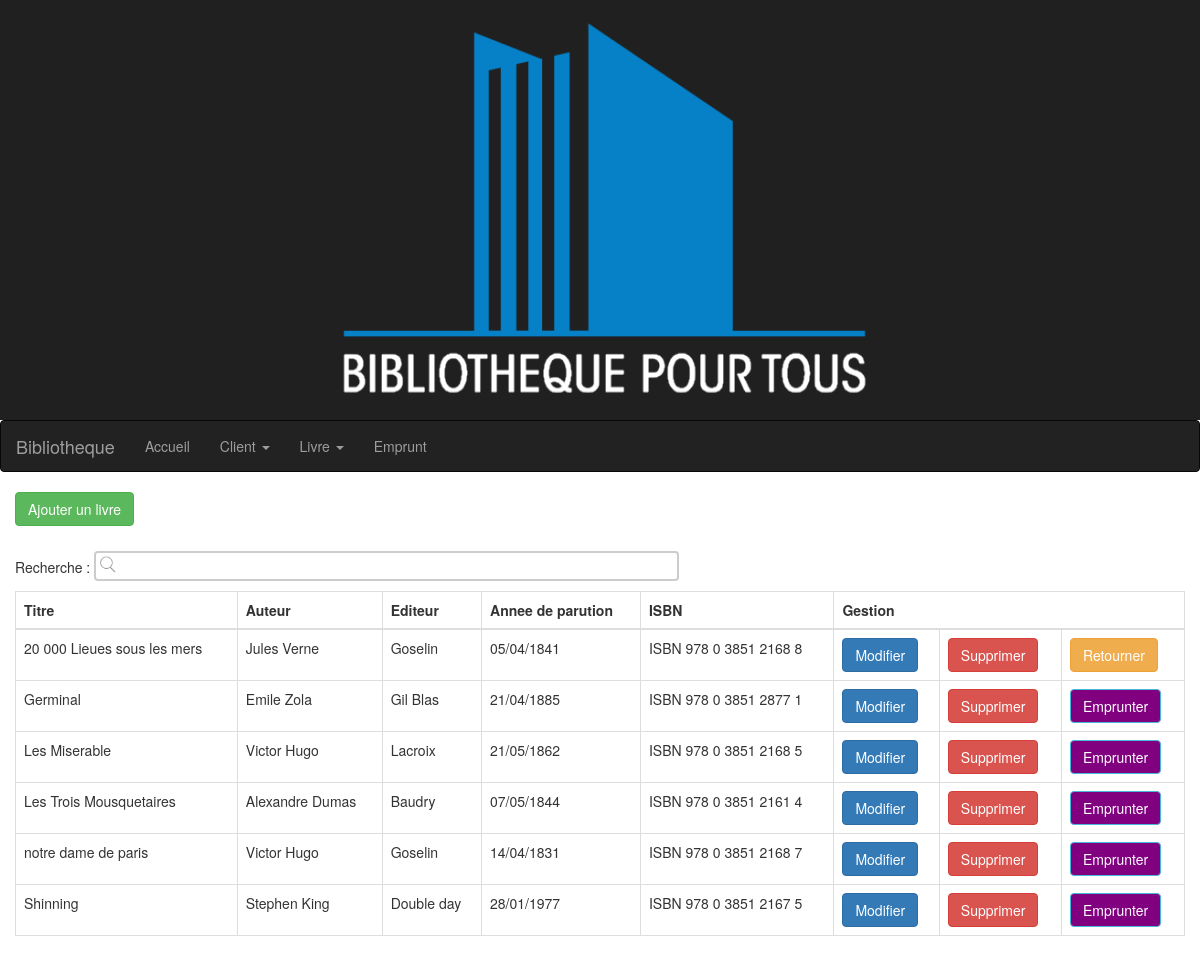
The page /html/gestionLivre.php on the database as committed earlier.
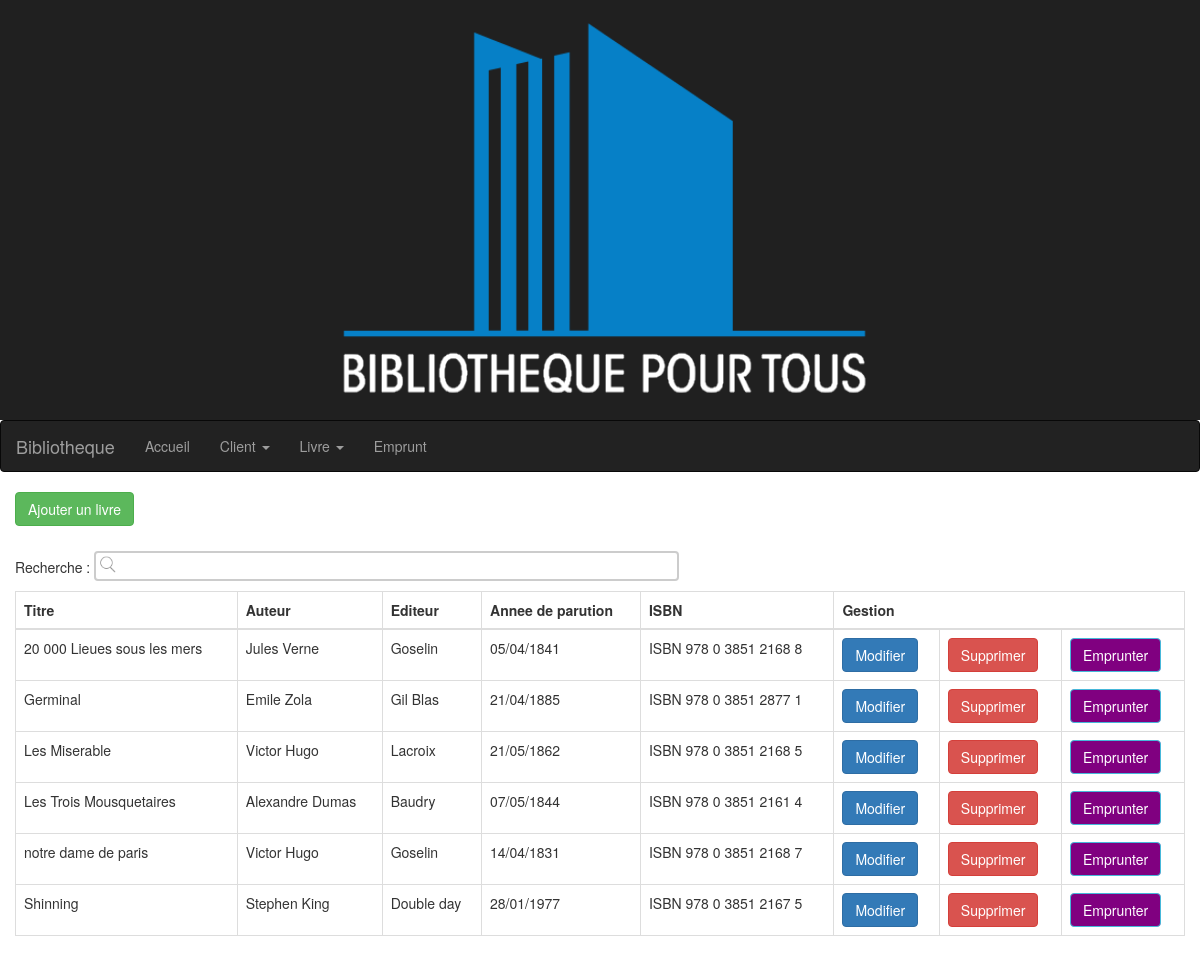
The same page on the database as committed later.
### tables this page shows
CREATE TABLE IF NOT EXISTS `livre` (
  `idLivre` int(11) NOT NULL AUTO_INCREMENT,
  `titre` varchar(30) NOT NULL,
  `auteur` varchar(30) NOT NULL,
  `editeur` varchar(30) NOT NULL,
  `dateDeParution` date NOT NULL,
  `ISBN` varchar(22) NOT NULL,
  `dispo` int(1) NOT NULL DEFAULT '1',
  PRIMARY KEY (`idLivre`),
  UNIQUE KEY `ISBN` (`ISBN`)
);

### entities/livre/livreManager.php (called while the page is built, shortened)
<?php
require 'livre.php';
class LivreManager
{
  private $_db;
  public function getList()
  {
    $livres = [];
    $q = $this->_db->prepare('SELECT idLivre, titre, auteur, editeur, dateDeParution,
      isbn, dispo FROM livre ORDER BY titre ASC');
    $q->execute();
    while ($donnees = $q->fetch(PDO::FETCH_ASSOC))
    {
      $livres[] = new Livre($donnees);
    }
    return $livres;
  }
  public function setDb(PDO $db)
  {
    $this->_db = $db;
  }
}

### entities/livre/livre.php (called while the page is built, shortened)
<?php
class Livre
{
    private $_idLivre;
    private $_titre;
    private $_auteur;
    private $_editeur;
    private $_dateDeParution;
    private $_isbn;
    private $_dispo;
    public function hydrate(array $donnees)
    {
        foreach ($donnees as $key => $value)
        {
            $method = 'set'.ucfirst($key);
        }
    }
    public function idLivre()
    {
        return $this->_idLivre;
    }
    public function titre()
    {
        return $this->_titre;
    }
    public function auteur()
    {
        return $this->_auteur;
    }
    public function editeur()
    {
        return $this->_editeur;
    }
    public function dateDeParution()
    {
        return $this->_dateDeParution;
    }
    public function isbn()
    {
        return $this->_isbn;
    }
    public function dispo()
    {
        return $this->_dispo;
    }
    public function setIdLivre($idLivre)
    {
        $idLivre = (int) $idLivre;
        if($idLivre > 0)
        {
            $this->_idLivre = $idLivre;
        }
        else
        {
            echo '<script>alert("Erreur avec ce client");</script>';
        }
    }
    public function setAuteur($auteur)
    {
        $regex = "/^[A-Z]{1,}[A-Za-zàáâäçèéêëìíîïñòóôöùúûü ,.'-]+$/";
        if(preg_match($regex, $auteur))
        {
            $this->_auteur = $auteur;
        }
        else
        {
            echo '<script>alert("Erreur avec ce livre");</script>';
        }
    }
    public function setEditeur($editeur)
    {
        $regex = "/^[A-Z]{1,}[A-Za-zàáâäçèéêëìíîïñòóôöùúûü ,.'-]+$/";
        if(preg_match($regex, $editeur))
        {
            $this->_editeur = $editeur;
        }
        else
        {
            echo '<script>alert("Erreur avec ce livre");</script>';
        }
    }
    public function setTitre($titre)
    {
        if(!empty($titre))
        {
            $this->_titre = $titre;
        }
        else
        {
            echo '<script>alert("Erreur avec ce livre");</script>';
        }
    }
    public function setDateDeParution($dateDeParution)
    {
        $regex = "/(1[0-9][0-9][0-9]|20[0-9][0-9])(\-)(0[1-9]|1[0-2])(\-)(0[1-9]|[1-2][0-9]|30|31)/";
        if(!empty($dateDeParution) && preg_match($regex, $dateDeParution))
        {
            $this->_dateDeParution = $dateDeParution;
        }
        else
        {
            echo '<script>alert("Erreur avec ce livre");</script>';
        }
    }
    public function setIsbn($isbn)
    {
        $regex = "/^(ISBN){1}[ ]{1}[0-9]{3}[ ]{1}[0-9]{1}[ ]{1}[0-9]{4}[ ]{1}[0-9]{4}[ ]{1}[0-9]{1}$/";
        if(preg_match($regex, $isbn))
        {
            $this->_isbn = $isbn;
        }
        else
        {
            echo '<script>alert("Erreur avec ce livre");</script>';
        }
    }
    public function setDispo($dispo)
    {
        $this->_dispo = $dispo;
    }
}

### html/gestionLivre.php (the view, shortened to what this page needs)
<?php
require_once '../entities/livre/livreManager.php';
include '../header.php';
$pdo = Database::connect();
$manager = new LivreManager($pdo);
?>
<link rel="stylesheet" href="../css/dialog.css"/>
</head>
    <body>
        <div class="container">
            <div class="row">
                <a href="../html/creationLivre.php" class="btn btn-success">Ajouter un livre</a>
            </div><br/>
            <div class="row">
                <div class="table-reponsive">
                    <table id="listeLivres" class="table table-hover table-bordered">
                        <thead>
                            <th>Titre</th>
                            <th>Auteur</th>
                            <th>Editeur</th>
                            <th>Annee de parution</th>
                            <th>ISBN</th>
                            <th colspan="3">Gestion</th>
                        </thead>
                            <tbody>
<?php
$livres = $manager->getList();
if(empty($livres))
{
    echo '<script>alert("Aucun livre repertorié);</script>';
}
else
{
    foreach($livres as $unLivre)
    {
        echo '<tr>';
        echo '<td>' . $unLivre->titre() . '</td>';
        echo '<td>' . $unLivre->auteur() . '</td>';
        echo '<td>' . $unLivre->editeur() . '</td>';
        echo '<td>' . date_format(date_create($unLivre->dateDeParution()), "d/m/Y") . '</td>';
        echo '<td>' . $unLivre->isbn() . '</td>';
        echo '<td><button class="btn btn-primary" value="' .$unLivre->idLivre() . '">Modifier</button></td>';
        echo '<td><button class="btn btn-danger" value="' .$unLivre->idLivre() . '">Supprimer</button></td>';
        if($unLivre->dispo()==0)
        {
            echo '<td><button class="btn btn-warning" value="' .$unLivre->idLivre() . '">Retourner</button></td>';
        }
        else
        {
            echo '<td><button class="btn btn-info" value="' .$unLivre->idLivre() . '">Emprunter</button></td>';
        }
        echo '</tr>';
    }
}
?>
                            </tbody>
                    </table>
                </div>
            </div>
        </div>
    </body>
</html>

### header.php (shortened to what this page needs)
<!DOCTYPE html>
<html>
 <head>
     <link rel="stylesheet" href="https://maxcdn.bootstrapcdn.com/bootstrap/3.3.7/css/bootstrap.min.css">
     <link rel="stylesheet" href="/projetbiblio-master/css/style.css">
     <div class="row" style="background-color:#202020">
         <span class="col-lg-3"></span><img class="col-lg-6" src="/projetbiblio-master/images/logo_biblio.png" height="420" />
     </div>
     <nav class="navbar navbar-inverse">
        <div class="container-fluid">
            <div class="navbar-header">
                <span class= "active navbar-brand" >Bibliotheque</span>
            </div>
        <ul class="nav navbar-nav">
            <li><a href="/projetbiblio-master/index.php">Accueil</a></li>
            <li class="dropdown">
                <a class="dropdown-toggle" data-toggle="dropdown" href="#">Client
                <span class="caret"></span></a>
            </li>
           <li class="dropdown">
                <a class="dropdown-toggle" data-toggle="dropdown" href="#">Livre
                <span class="caret"></span></a>
            </li>
               <li>
                <a href="/projetbiblio-master/html/creationEmprunt.php">Emprunt</a>
               </li>
        </ul>
        </div>
     </nav>

### css/style.css (style rules this page uses)
.btn-info { background-color: purple; }

Rows that differ between the two databases and show on the page:
changed livre "20 000 Lieues sous les mers": dispo "Retourner" → "Emprunter"
